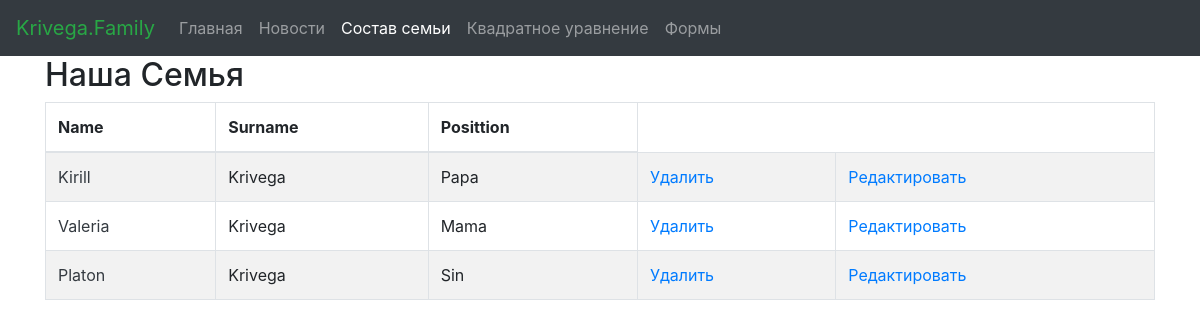
/family_list/, run on the app's committed database.
### familydata/models.py (models this page shows, shortened)
class Family(models.Model):
    name = models.CharField(max_length=64)
    surname = models.CharField(max_length=64)
    date_of_birth = models.DateField(null=True, blank=True)
    phone_number = models.CharField(max_length=64, null=True, blank=True)
    posittion = models.ForeignKey(Posittion,on_delete=models.CASCADE, null=True)

class Posittion(models.Model):
    name = models.CharField(max_length=64)
    def __str__(self):
        return self.name

### familydata/views.py (the view)
# urls.py: url('^family_list/$', family_list, name='list'),
def family_list(request):
    family_list = Family.objects.all()
    return render(request, "family_list.html", {'family_list': family_list})

### templates/family_list.html (shortened to what this page needs)
{% extends "base.html" %}
{% block nav_family %}active{% endblock nav_family %}
{% block main %}
<div class="container theme-showcase" role="main">
        <div class="page-header">
            <h2>Наша Семья</h2>
        </div>
    <div class="row">
        <div class="col-md-12">
<table class="table table-striped table-bordered">
    <thead>
    <tr><th>Name</th><th>Surname</th><th>Posittion</th></tr>
    </thead>
    <tbody>
        {% for family in family_list %}
        <tr>
          <td>
            <a class="text-dark" href="{% url 'detail' family.id %}">
            {{ family.name }}</a>
          </td>
          <td>{{ family.surname }}</td>
            <td>{{ family.posittion }}</td>
            <td>
                <a href="{% url 'delete' family.id%}">Удалить</a>
            </td>
            <td>
                <a href="{% url 'edit' family.id%}">Редактировать</a>
            </td>
        </tr>
  {% endfor %}
    </tbody>
  </table>
        </div>
    </div>
</div>
{% endblock main %}

### data on the page
Family: name "Kirill", surname "Krivega", posittion "Papa"
Family: name "Valeria", surname "Krivega", posittion "Mama"
Family: name "Platon", surname "Krivega", posittion "Sin"
